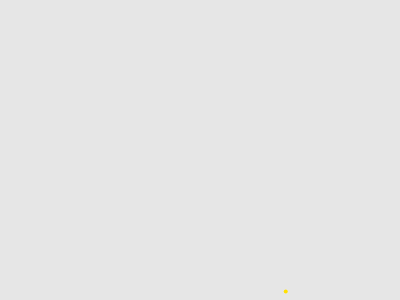
Frame 1 (no input)
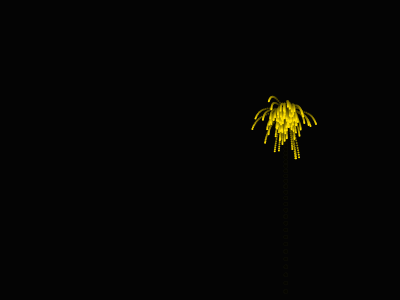
Frame 60 (no input)
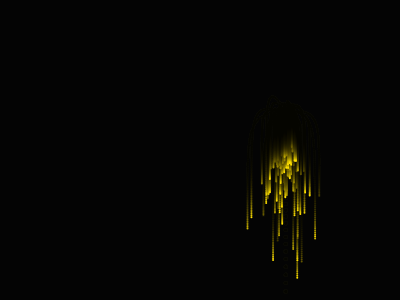
Frame 120 (the mouse pressed at the canvas centre since frame 60)

The p5.js sketch that drew these frames (run headless with seeded random() and noise() and a simulated clock; from frame 60 on, the mouse is pressed at the canvas centre):

// p5.js sketch
// ── sketch.js
let width = 400;
let height = 300;

let gravity;

let fireworks = [];
let count;

function setup() {
    createCanvas(width, height);
    gravity = createVector(0, 0.2);
    count = 100;
    stroke(255);
    strokeWeight(4);

    fireworks.push(new Firework(random(width), height));
}


function draw() {
    colorMode(RGB);
    background(0,25);
    if (random(1) < 0.025){
    fireworks.push(new Firework(random(width), height));

    }
    for (let i = fireworks.length - 1; i >= 0; i--) {
        fireworks[i].update();
        fireworks[i].show();
        if (fireworks[i].firework.forDestroy) {
            fireworks.splice(i, 1);
        }

    }

}
// ── firework.js
class Firework {
    constructor(x, y) {
        this.exploded = false;
        this.particles = [];
        this.hu = random(255);

        this.firework = new Particle(x, y, this.hu, true);

    }


    update() {
        if (!this.exploded) {
            this.firework.applyForce(gravity);
            this.firework.update();

            if (this.firework.vel.y >= 0) {
                this.explode();
            }
        }
        for (let i = this.particles.length - 1; i >= 0; i--) {
            this.particles[i].applyForce(gravity);
            this.particles[i].update();
            if(this.particles[i].forDestroy){
                this.particles.splice(i,1);
            }
        }
        if(this.exploded && this.particles.length === 0){
            this.firework.forDestroy = true;
        }
    }

    show() {
        if (!this.exploded) {
            this.firework.show();
        }
        for (let i = 0; i < this.particles.length; i++) {
            this.particles[i].show();

        }
    }

    explode() {
        this.exploded = true;
        for (let i = 0; i < 100; i++) {
            let p = new Particle(this.firework.pos.x, this.firework.pos.y, this.hu, false);
            this.particles.push(p);
        }


    }
}
// ── particle.js
class Particle {
    constructor(x,y,hu, isFirework){
        this.pos = createVector(x,y);
        this.hu = hu;
        this.isFirework = isFirework;
        this.lifespan = 255;
        this.forDestroy = false;
        this.weight = random(.7,.9);
        this.lifespanRate = random(3,4);
        if(this.isFirework){
            this.vel = createVector(0,random(-12,-8));
        } else{
            this.vel = p5.Vector.random2D();
            this.vel.mult(random(1,5));
        }
        this.acc = createVector(0,0);
    }

    applyForce(force){
        this.acc.add(force);
    }

    update(){
        if(!this.isFirework){
            this.vel.mult(this.weight);
            this.lifespan -= this.lifespanRate;
        }
        this.vel.add(this.acc);
        this.pos.add(this.vel);
        this.acc.mult(0);

        if(this.lifespan <= 0 || this.pos.y > height + 10){
            this.forDestroy = true;
        }
    }

    show(){
        colorMode(HSB);

        if(!this.isFirework){
            strokeWeight(2);
            stroke(this.hu,255,255,this.lifespan);
        } else{
            strokeWeight(4);
            stroke(this.hu,255,255,this.lifespan);        
        }
        point(this.pos.x,this.pos.y);
    }
}
